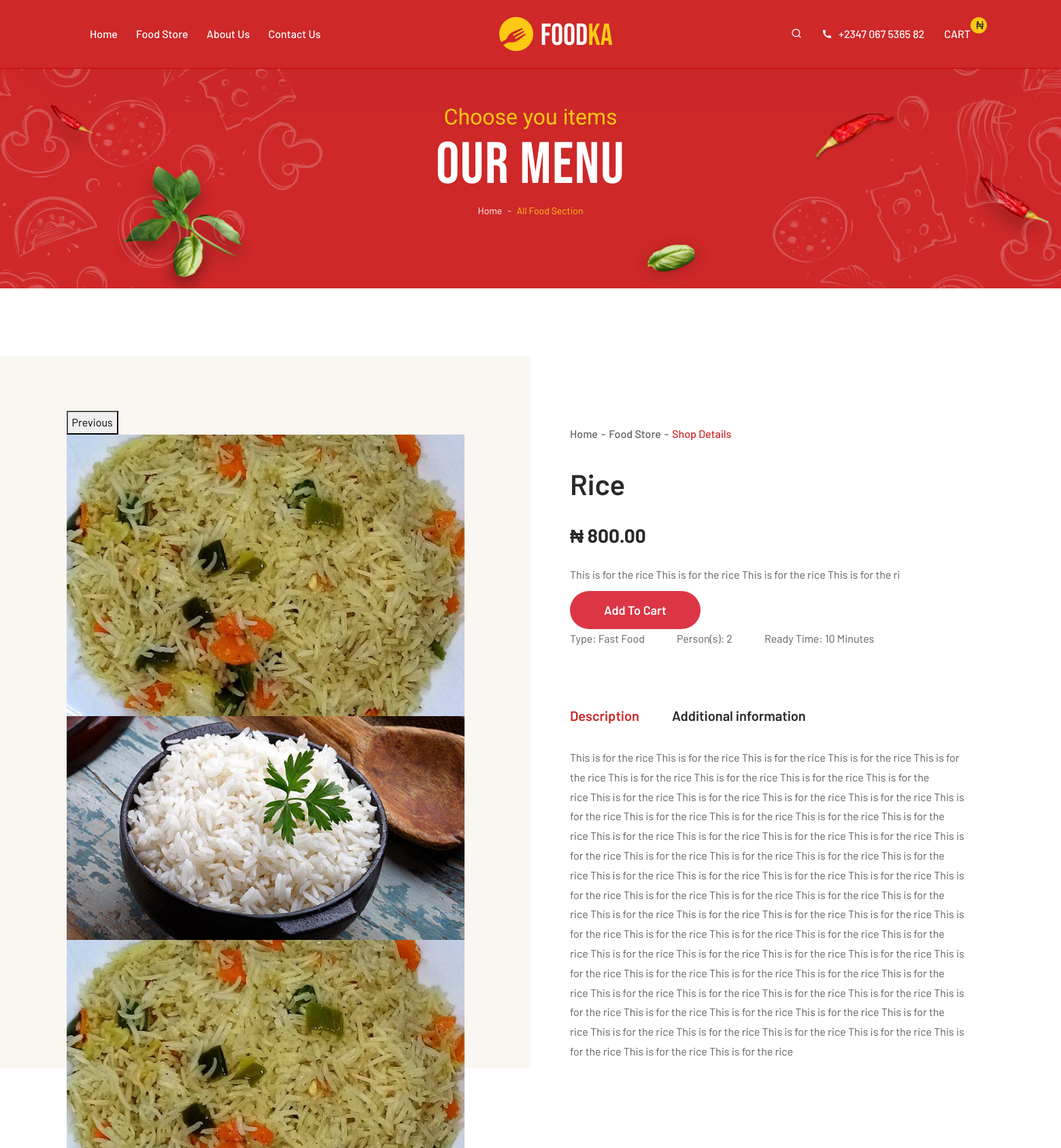
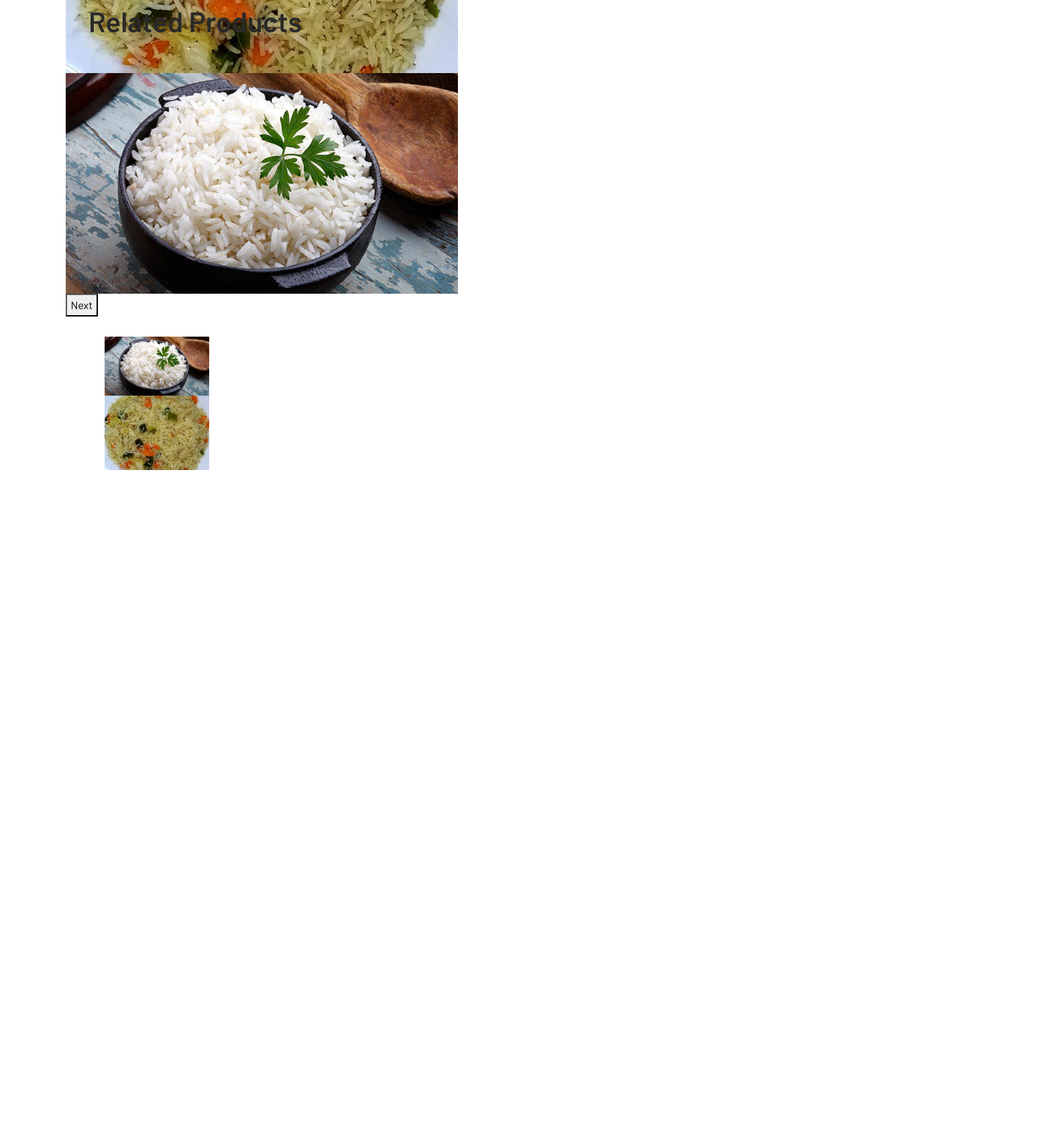
Page /meals/details/rice/ (upper part) on the committed database (2 pictures, top to bottom).
### meals/models.py (models this page shows, shortened)
class MealSlideImage(models.Model):
    meal_name = models.ForeignKey(
        Meals, default=None, on_delete=models.CASCADE, related_name='meals')
    slideshow = models.FileField(
        upload_to='restaurant/meals/slideshow')

class Meals(models.Model):
    name = models.CharField(max_length=50)
    slug = models.SlugField(blank=True, null=True, unique=True)
    description = CKEditor5Field('Text', config_name='extends')
    people = models.IntegerField()
    selling_price = models.DecimalField(
        verbose_name=("Price"),
        help_text=("Price you which to sell the product"),
        error_messages={
            "name": {
                "max_length": ("The price you want to sell the product"),
            },
        },
        max_digits=10,
        decimal_places=2, default=0
    )
    preparation_time = models.IntegerField(help_text=("Time the food is expected to be ready in minutes(only digits)"),
                                           error_messages={
        "name": {
            "max_length": ("write only digit"),
        },
    },)
    image = models.ImageField(upload_to='restaurant/meals', blank=True)
    food_type = models.CharField(null=True, max_length=50, choices=food_type, default='Others')
    published_date = models.DateTimeField(timezone.now(), auto_now_add=True)
    special_food = models.BooleanField(default=False, help_text=(
        "Click to make product show in the special category section"))
    banner = models.BooleanField(default=False, help_text=(
        "You should have a banner"))
    hot_menu = models.BooleanField(default=False, help_text=(
        "This will show the hot product's title in the footer section"))
    draft = models.BooleanField(default=True)
    class Meta:
        verbose_name = 'Meal'
        verbose_name_plural = 'Meals'
        ordering = ['-published_date']
        index_together = (('id', 'slug'),)
    def summary(self):
        return self.description[:99]

### meals/views.py (the view)
# urls.py: path('details/<slug:slug>/', meal_details, name='meal_details'),
def meal_details(request, slug):
    meal_detail = get_object_or_404(Meals, slug=slug)
    meal_slide = meal_detail.meals.all()
    meal = Meals.objects.filter(draft=False)
    template = 'meals/details.html'
    context = {
        'details': meal_detail,
        'meal_slide': meal_slide,
        'meal': meal,
    }
    return render(request, template, context)

### meals/templates/meals/details.html (shortened to what this page needs)
{% extends 'base.html' %}
{% load static %}
{% block content %}
{% include 'navbar.html' %}
<section class="breadcrumb-area">
    <div class="banner-bg-img"></div>
    <div class="banner-shape-1"><img src="{%static 'assets/img/banner/shape-1.png' %}" alt="img"></div>
    <div class="banner-shape-2"><img src="{%static 'assets/img/banner/shape-2.png' %}" alt="img"></div>
    <div class="container">
        <div class="row justify-content-center">
            <div class="col-lg-6 align-self-center">
                <div class="banner-inner text-center">
                    <h3>Choose you items
                    </h3>
                    <h1>OUR MENU</h1>
                    <nav aria-label="breadcrumb">
                        <ul class="breadcrumb">
                            <li class="breadcrumb-item"><a href="{% url 'home' %}">Home</a></li>
                            <li class="breadcrumb-item active" aria-current="page">All Food Section</li>
                        </ul>
                    </nav>
                </div>
            </div>
        </div>
    </div>
</section>
<div class="shop-details-area pd-top-100">
    <div class="container">
        <div class="row justify-content-center">
            <div class="col-md-6">
                <div class="sticy-product">
                    <div class="product-thumbnail-wrapper">
                        <div class="single-thumbnail-slider">
                            {% for slide in meal_slide %}
                            <div class="slider-item">
                                <img src="{{slide.slideshow.url}}" alt="item">
                            </div>
                            {% endfor %}
                        </div>
                        <div class="product-thumbnail-carousel">
                            {% for images in meal_slide %}
                            <div class="single-thumbnail-item">
                                <img src="{{images.slideshow.url}}" alt="item">
                            </div>
                            {% endfor %}
                        </div>
                    </div>
                </div>
            </div>
            <div class="col-md-6">
                <div class="shop-item-details">
                    <nav>
                        <ul class="breadcrumb">
                            <li class="breadcrumb-item"><a href="{% url 'home' %}">Home</a></li>
                            <li class="breadcrumb-item"><a href="{% url 'meals:meal_list' %}">Food Store</a></li>
                            <li class="breadcrumb-item active" aria-current="page">Shop Details</li>
                        </ul>
                    </nav>
                    <h2 class="entry-title">{{details.name}}</h2>
                    <div class="row">
                        <div class="col-lg-6 align-self-center">
                            <h4 class="price">₦ {{details.selling_price}}</h4>
                        </div>
                    </div>
                    <p class="mt-4">{{details.summary|safe}}</p>
                    <a href="{% url 'carts:addtocart' details.id %}" class="btn btn-danger">Add To Cart</a>
                    <ul class="cat">
                        <li> Type: {{details.food_type}}</li>
                        <li>Person(s): {{details.people}} </li>
                        <li>Ready Time: {{details.preparation_time}} Minutes</li>
                    </ul>
                    <div class="shop-tabs">
                        <ul class="nav nav-pills" id="pills-tab" role="tablist">
                            <li class="nav-item" role="presentation">
                                <button class="nav-link active" id="pills-home-tab" data-bs-toggle="pill"
                                    data-bs-target="#pills-home" type="button" role="tab" aria-controls="pills-home"
                                    aria-selected="true">Description</button>
                            </li>
                            <li class="nav-item" role="presentation">
                                <button class="nav-link" id="pills-profile-tab" data-bs-toggle="pill"
                                    data-bs-target="#pills-profile" type="button" role="tab"
                                    aria-controls="pills-profile" aria-selected="false">Additional
                                    information</button>
                            </li>
                        </ul>
                        <div class="tab-content" id="pills-tabContent">
                            <div class="tab-pane fade show active" id="pills-home" role="tabpanel"
                                aria-labelledby="pills-home-tab">
                                <p class="mb-4">{{details.description|safe}} </p>
                            </div>
                        </div>
                    </div>
                </div>
            </div>
        </div>
    </div>
</div>
<section class="related-product-area pd-top-120">
    <div class="container">
        <div class="row justify-content-center">
            <div class="col-lg-12">
                <div class="section-title mb-0">
                    <h2 class="title">Related Products</h2>
                </div>
                <div class="related-product-slider owl-carousel style-2">
                </div>
            </div>
        </div>
    </div>
</section>
{% endblock content %}

### rows in the picture
MealSlideImage: slideshow (picture)
MealSlideImage: slideshow (picture)
Meals: name "Rice", selling_price "800.00", summary "This is for the rice This is for the rice This is for the rice This is for the ri", food_type "Fast Food", people "2", preparation_time "10", description "This is for the rice This is for the rice This is for the rice This is for the rice This is for the rice This is for the rice This is for the rice This is for the rice This is for the rice This is for the rice This is for the rice This is for the rice This is for the rice This is for the rice This is for the rice This is for the rice This is for the rice This is for the rice This is for the rice This is for the rice This is for the rice This is for the rice This is for the rice This is for the rice This is for the rice This is for the rice This is for the rice This is for the rice This is for the rice This is for the rice This is for the rice This is for the rice This is for the rice This…"
